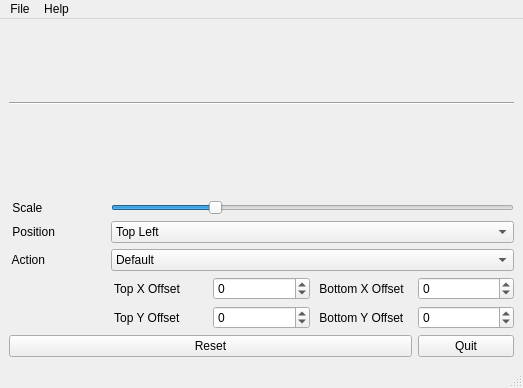
<?xml version="1.0" encoding="UTF-8"?>
<ui version="4.0">
 <class>SpiritMainWindow</class>
 <widget class="QMainWindow" name="SpiritMainWindow">
  <property name="geometry">
   <rect>
    <x>0</x>
    <y>0</y>
    <width>523</width>
    <height>388</height>
   </rect>
  </property>
  <property name="windowTitle">
   <string>Spirit</string>
  </property>
  <property name="toolTip">
   <string>The Twenty First Century Window Sitter</string>
  </property>
  <widget class="QWidget" name="centralwidget">
   <layout class="QGridLayout" name="gridLayout_2">
    <item row="0" column="0">
     <layout class="QGridLayout" name="gridLayout">
      <item row="11" column="4">
       <widget class="QPushButton" name="quitBtn">
        <property name="text">
         <string>Quit</string>
        </property>
       </widget>
      </item>
      <item row="7" column="0">
       <widget class="QLabel" name="actionLbl">
        <property name="text">
         <string> Action</string>
        </property>
       </widget>
      </item>
      <item row="11" column="0" colspan="4">
       <widget class="QPushButton" name="resetBtn">
        <property name="text">
         <string>Reset</string>
        </property>
       </widget>
      </item>
      <item row="5" column="1" colspan="4">
       <widget class="QSlider" name="scaleSlider">
        <property name="maximum">
         <number>400</number>
        </property>
        <property name="sliderPosition">
         <number>100</number>
        </property>
        <property name="orientation">
         <enum>Qt::Horizontal</enum>
        </property>
       </widget>
      </item>
      <item row="0" column="0" colspan="5">
       <widget class="QLabel" name="spiritName">
        <property name="font">
         <font>
          <family>Open Sans</family>
          <pointsize>24</pointsize>
          <weight>75</weight>
          <bold>true</bold>
         </font>
        </property>
        <property name="text">
         <string/>
        </property>
        <property name="textFormat">
         <enum>Qt::RichText</enum>
        </property>
       </widget>
      </item>
      <item row="5" column="0">
       <widget class="QLabel" name="scaleLbl">
        <property name="text">
         <string> Scale  </string>
        </property>
       </widget>
      </item>
      <item row="7" column="1" colspan="4">
       <widget class="QComboBox" name="actionComboBox">
        <item>
         <property name="text">
          <string>Default</string>
         </property>
        </item>
       </widget>
      </item>
      <item row="3" column="0" colspan="5">
       <widget class="Line" name="line">
        <property name="minimumSize">
         <size>
          <width>0</width>
          <height>10</height>
         </size>
        </property>
        <property name="orientation">
         <enum>Qt::Horizontal</enum>
        </property>
       </widget>
      </item>
      <item row="4" column="0" colspan="5">
       <spacer name="verticalSpacer">
        <property name="orientation">
         <enum>Qt::Vertical</enum>
        </property>
        <property name="sizeType">
         <enum>QSizePolicy::Expanding</enum>
        </property>
        <property name="sizeHint" stdset="0">
         <size>
          <width>20</width>
          <height>40</height>
         </size>
        </property>
       </spacer>
      </item>
      <item row="1" column="0" colspan="4">
       <widget class="QLabel" name="copyrightLbl">
        <property name="text">
         <string/>
        </property>
       </widget>
      </item>
      <item row="6" column="1" colspan="4">
       <widget class="QComboBox" name="positionComboBox">
        <item>
         <property name="text">
          <string>Top Left</string>
         </property>
        </item>
        <item>
         <property name="text">
          <string>Top Right</string>
         </property>
        </item>
        <item>
         <property name="text">
          <string>Bottom Left</string>
         </property>
        </item>
        <item>
         <property name="text">
          <string>Bottom Right</string>
         </property>
        </item>
       </widget>
      </item>
      <item row="6" column="0">
       <widget class="QLabel" name="positionLbl">
        <property name="text">
         <string> Position </string>
        </property>
       </widget>
      </item>
      <item row="9" column="4">
       <widget class="QSpinBox" name="y2offset">
        <property name="minimum">
         <number>-400</number>
        </property>
        <property name="maximum">
         <number>400</number>
        </property>
       </widget>
      </item>
      <item row="8" column="4">
       <widget class="QSpinBox" name="x2offset">
        <property name="minimum">
         <number>-400</number>
        </property>
        <property name="maximum">
         <number>400</number>
        </property>
       </widget>
      </item>
      <item row="8" column="3">
       <widget class="QLabel" name="botXoffsetLbl">
        <property name="text">
         <string> Bottom X Offset </string>
        </property>
       </widget>
      </item>
      <item row="8" column="2">
       <widget class="QSpinBox" name="x1offset">
        <property name="minimum">
         <number>-400</number>
        </property>
        <property name="maximum">
         <number>400</number>
        </property>
        <property name="singleStep">
         <number>1</number>
        </property>
        <property name="stepType">
         <enum>QAbstractSpinBox::DefaultStepType</enum>
        </property>
        <property name="value">
         <number>0</number>
        </property>
       </widget>
      </item>
      <item row="8" column="1">
       <widget class="QLabel" name="xoffsetLbl">
        <property name="text">
         <string> Top X Offset </string>
        </property>
       </widget>
      </item>
      <item row="9" column="2">
       <widget class="QSpinBox" name="y1offset">
        <property name="minimum">
         <number>-400</number>
        </property>
        <property name="maximum">
         <number>400</number>
        </property>
       </widget>
      </item>
      <item row="9" column="1">
       <widget class="QLabel" name="label_2">
        <property name="text">
         <string> Top Y Offset </string>
        </property>
       </widget>
      </item>
      <item row="9" column="3">
       <widget class="QLabel" name="label_3">
        <property name="text">
         <string> Bottom Y Offset </string>
        </property>
       </widget>
      </item>
     </layout>
    </item>
   </layout>
  </widget>
  <widget class="QMenuBar" name="menubar">
   <property name="geometry">
    <rect>
     <x>0</x>
     <y>0</y>
     <width>523</width>
     <height>30</height>
    </rect>
   </property>
   <widget class="QMenu" name="menuFile">
    <property name="title">
     <string>File</string>
    </property>
    <addaction name="actionLoad"/>
    <addaction name="actionQuirks"/>
    <addaction name="actionSettings"/>
    <addaction name="actionQuit"/>
   </widget>
   <widget class="QMenu" name="menuHelp">
    <property name="title">
     <string>Help</string>
    </property>
    <addaction name="actionAbout"/>
    <addaction name="actionAbout_2"/>
   </widget>
   <addaction name="menuFile"/>
   <addaction name="menuHelp"/>
  </widget>
  <widget class="QStatusBar" name="statusbar"/>
  <action name="actionLoad">
   <property name="text">
    <string>Load</string>
   </property>
  </action>
  <action name="actionQuirks">
   <property name="text">
    <string>Quirks</string>
   </property>
  </action>
  <action name="actionAbout">
   <property name="text">
    <string>Documentation</string>
   </property>
  </action>
  <action name="actionSettings">
   <property name="text">
    <string>Settings</string>
   </property>
  </action>
  <action name="actionAbout_2">
   <property name="text">
    <string>About</string>
   </property>
  </action>
  <action name="actionQuit">
   <property name="text">
    <string>Quit</string>
   </property>
  </action>
 </widget>
 <resources/>
 <connections/>
</ui>
